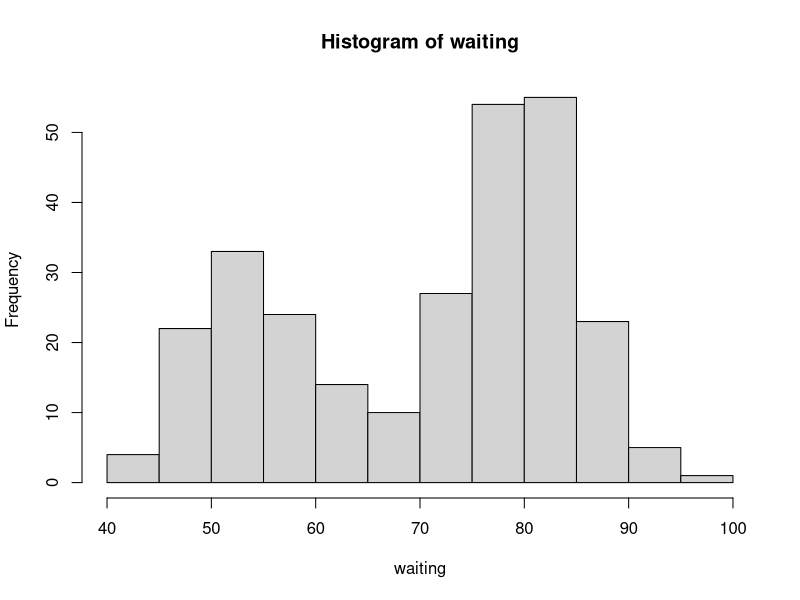

Write R code to recreate this figure.
head(faithful)    #Displays the first 6 rows of the data set "faithful"
tail (faithful)   #Displays the last 6 rows of the data set "faithful"
tail(faithful, 10) #Displays the last 10 rows of the data set "faithful"
waiting<-faithful$waiting    #consider only the variable "waiting"
mean(waiting)              #calculates the mean of the variable "waiting"
hist(waiting)             #Displays the histogram of the variable "waiting"
